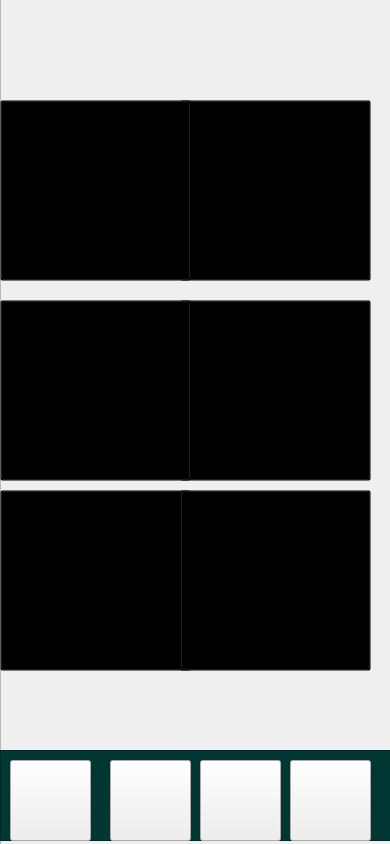
<?xml version="1.0" encoding="UTF-8"?>
<ui version="4.0">
 <class>MainWindow</class>
 <widget class="QMainWindow" name="MainWindow">
  <property name="geometry">
   <rect>
    <x>0</x>
    <y>0</y>
    <width>390</width>
    <height>844</height>
   </rect>
  </property>
  <property name="minimumSize">
   <size>
    <width>390</width>
    <height>844</height>
   </size>
  </property>
  <property name="maximumSize">
   <size>
    <width>390</width>
    <height>844</height>
   </size>
  </property>
  <property name="windowTitle">
   <string>MainWindow</string>
  </property>
  <widget class="QWidget" name="centralwidget">
   <widget class="QFrame" name="frame">
    <property name="geometry">
     <rect>
      <x>0</x>
      <y>-10</y>
      <width>391</width>
      <height>861</height>
     </rect>
    </property>
    <property name="frameShape">
     <enum>QFrame::StyledPanel</enum>
    </property>
    <property name="frameShadow">
     <enum>QFrame::Raised</enum>
    </property>
    <widget class="QPushButton" name="bcaa">
     <property name="geometry">
      <rect>
       <x>180</x>
       <y>310</y>
       <width>191</width>
       <height>181</height>
      </rect>
     </property>
     <property name="styleSheet">
      <string notr="true">
background-color: transparent ;</string>
     </property>
     <property name="text">
      <string notr="true"/>
     </property>
     <property name="icon">
      <iconset>
       <normaloff>../Desktop/fotos/bcaa.png</normaloff>../Desktop/fotos/bcaa.png</iconset>
     </property>
     <property name="iconSize">
      <size>
       <width>190</width>
       <height>200</height>
      </size>
     </property>
     <property name="checkable">
      <bool>true</bool>
     </property>
     <property name="checked">
      <bool>false</bool>
     </property>
     <property name="default">
      <bool>false</bool>
     </property>
    </widget>
    <widget class="QPushButton" name="whey">
     <property name="geometry">
      <rect>
       <x>0</x>
       <y>500</y>
       <width>191</width>
       <height>181</height>
      </rect>
     </property>
     <property name="styleSheet">
      <string notr="true">
background-color: transparent ;</string>
     </property>
     <property name="text">
      <string notr="true"/>
     </property>
     <property name="icon">
      <iconset>
       <normaloff>../Desktop/fotos/whey.png</normaloff>../Desktop/fotos/whey.png</iconset>
     </property>
     <property name="iconSize">
      <size>
       <width>190</width>
       <height>200</height>
      </size>
     </property>
     <property name="checkable">
      <bool>true</bool>
     </property>
     <property name="checked">
      <bool>false</bool>
     </property>
     <property name="default">
      <bool>false</bool>
     </property>
    </widget>
    <widget class="QPushButton" name="glutamina">
     <property name="geometry">
      <rect>
       <x>0</x>
       <y>310</y>
       <width>191</width>
       <height>181</height>
      </rect>
     </property>
     <property name="styleSheet">
      <string notr="true">
background-color: transparent ;</string>
     </property>
     <property name="text">
      <string notr="true"/>
     </property>
     <property name="icon">
      <iconset>
       <normaloff>../Desktop/fotos/glutamina.png</normaloff>../Desktop/fotos/glutamina.png</iconset>
     </property>
     <property name="iconSize">
      <size>
       <width>190</width>
       <height>200</height>
      </size>
     </property>
     <property name="checkable">
      <bool>true</bool>
     </property>
     <property name="checked">
      <bool>false</bool>
     </property>
     <property name="default">
      <bool>false</bool>
     </property>
    </widget>
    <widget class="QPushButton" name="creatina">
     <property name="geometry">
      <rect>
       <x>180</x>
       <y>110</y>
       <width>191</width>
       <height>181</height>
      </rect>
     </property>
     <property name="styleSheet">
      <string notr="true">
background-color: transparent ;</string>
     </property>
     <property name="text">
      <string notr="true"/>
     </property>
     <property name="icon">
      <iconset>
       <normaloff>../Desktop/fotos/creatina.png</normaloff>../Desktop/fotos/creatina.png</iconset>
     </property>
     <property name="iconSize">
      <size>
       <width>190</width>
       <height>200</height>
      </size>
     </property>
     <property name="checkable">
      <bool>true</bool>
     </property>
     <property name="checked">
      <bool>false</bool>
     </property>
     <property name="default">
      <bool>false</bool>
     </property>
    </widget>
    <widget class="QPushButton" name="l_arginina">
     <property name="geometry">
      <rect>
       <x>0</x>
       <y>110</y>
       <width>191</width>
       <height>181</height>
      </rect>
     </property>
     <property name="styleSheet">
      <string notr="true">
background-color: transparent ;</string>
     </property>
     <property name="text">
      <string notr="true"/>
     </property>
     <property name="icon">
      <iconset>
       <normaloff>fotos/L-Arginina.png</normaloff>fotos/L-Arginina.png</iconset>
     </property>
     <property name="iconSize">
      <size>
       <width>190</width>
       <height>200</height>
      </size>
     </property>
     <property name="checkable">
      <bool>true</bool>
     </property>
     <property name="checked">
      <bool>false</bool>
     </property>
     <property name="default">
      <bool>false</bool>
     </property>
    </widget>
    <widget class="QPushButton" name="omega3">
     <property name="geometry">
      <rect>
       <x>180</x>
       <y>500</y>
       <width>191</width>
       <height>181</height>
      </rect>
     </property>
     <property name="styleSheet">
      <string notr="true">
background-color: transparent ;</string>
     </property>
     <property name="text">
      <string notr="true"/>
     </property>
     <property name="icon">
      <iconset>
       <normaloff>fotos/omega3.png</normaloff>fotos/omega3.png</iconset>
     </property>
     <property name="iconSize">
      <size>
       <width>190</width>
       <height>200</height>
      </size>
     </property>
     <property name="checkable">
      <bool>true</bool>
     </property>
     <property name="checked">
      <bool>false</bool>
     </property>
     <property name="default">
      <bool>false</bool>
     </property>
    </widget>
    <widget class="QLabel" name="label">
     <property name="geometry">
      <rect>
       <x>0</x>
       <y>10</y>
       <width>411</width>
       <height>861</height>
      </rect>
     </property>
     <property name="text">
      <string/>
     </property>
     <property name="pixmap">
      <pixmap>fotos/planner (2).png</pixmap>
     </property>
     <property name="scaledContents">
      <bool>true</bool>
     </property>
    </widget>
    <widget class="QFrame" name="barra">
     <property name="geometry">
      <rect>
       <x>0</x>
       <y>760</y>
       <width>401</width>
       <height>91</height>
      </rect>
     </property>
     <property name="minimumSize">
      <size>
       <width>81</width>
       <height>81</height>
      </size>
     </property>
     <property name="styleSheet">
      <string notr="true">#barra{
background-color: rgb(1, 55, 51);
}</string>
     </property>
     <property name="frameShape">
      <enum>QFrame::StyledPanel</enum>
     </property>
     <property name="frameShadow">
      <enum>QFrame::Raised</enum>
     </property>
     <widget class="QPushButton" name="config">
      <property name="geometry">
       <rect>
        <x>200</x>
        <y>10</y>
        <width>81</width>
        <height>81</height>
       </rect>
      </property>
      <property name="minimumSize">
       <size>
        <width>81</width>
        <height>81</height>
       </size>
      </property>
      <property name="styleSheet">
       <string notr="true">#menu{
border:none;
}</string>
      </property>
      <property name="text">
       <string/>
      </property>
      <property name="icon">
       <iconset>
        <normaloff>fotos/config.png</normaloff>fotos/config.png</iconset>
      </property>
      <property name="iconSize">
       <size>
        <width>81</width>
        <height>81</height>
       </size>
      </property>
     </widget>
     <widget class="QPushButton" name="menu_4">
      <property name="geometry">
       <rect>
        <x>10</x>
        <y>10</y>
        <width>81</width>
        <height>81</height>
       </rect>
      </property>
      <property name="minimumSize">
       <size>
        <width>81</width>
        <height>81</height>
       </size>
      </property>
      <property name="styleSheet">
       <string notr="true">#menu{
border:none;
}</string>
      </property>
      <property name="text">
       <string/>
      </property>
      <property name="icon">
       <iconset>
        <normaloff>fotos/menu.png</normaloff>fotos/menu.png</iconset>
      </property>
      <property name="iconSize">
       <size>
        <width>81</width>
        <height>81</height>
       </size>
      </property>
     </widget>
     <widget class="QPushButton" name="perfil">
      <property name="geometry">
       <rect>
        <x>290</x>
        <y>10</y>
        <width>81</width>
        <height>81</height>
       </rect>
      </property>
      <property name="minimumSize">
       <size>
        <width>81</width>
        <height>81</height>
       </size>
      </property>
      <property name="styleSheet">
       <string notr="true">#menu{
border:none;
}</string>
      </property>
      <property name="text">
       <string/>
      </property>
      <property name="icon">
       <iconset>
        <normaloff>fotos/perfil.png</normaloff>fotos/perfil.png</iconset>
      </property>
      <property name="iconSize">
       <size>
        <width>81</width>
        <height>81</height>
       </size>
      </property>
     </widget>
     <widget class="QPushButton" name="treino">
      <property name="geometry">
       <rect>
        <x>110</x>
        <y>10</y>
        <width>81</width>
        <height>81</height>
       </rect>
      </property>
      <property name="minimumSize">
       <size>
        <width>81</width>
        <height>81</height>
       </size>
      </property>
      <property name="styleSheet">
       <string notr="true">#menu{
border:none;
}</string>
      </property>
      <property name="text">
       <string/>
      </property>
      <property name="icon">
       <iconset>
        <normaloff>fotos/treino.png</normaloff>fotos/treino.png</iconset>
      </property>
      <property name="iconSize">
       <size>
        <width>81</width>
        <height>81</height>
       </size>
      </property>
     </widget>
    </widget>
    <zorder>label</zorder>
    <zorder>bcaa</zorder>
    <zorder>whey</zorder>
    <zorder>glutamina</zorder>
    <zorder>creatina</zorder>
    <zorder>l_arginina</zorder>
    <zorder>omega3</zorder>
    <zorder>barra</zorder>
   </widget>
  </widget>
 </widget>
 <resources/>
 <connections/>
</ui>
